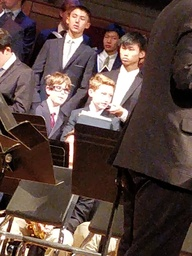
#> input picture samples/angery/angery.jpg, 192 x 256 px, shrunk from 864 x 1152 before the run
$ python kcluster.py
#> lines starting #> are read from the running program, lines starting #| are printed output that depends on the picture
#> the answer given: samples/angery/angery.jpg
#> the answer given: out.png
#> further down, img is the input picture: shape (256, 192, 3); mean B, G, R 64.5, 70.2, 90
'''
Collin Wen
4/22/19

Image Segmentation using K-means Clustering
'''

import cv2
import random
import numpy as np
import math


# k-means clustering on image given:
# 	k (# of centroids)
#	img (3d array (x,y,rgb))
# 	epoch (# number of training iterations)
#	fileName (output location of images)
#
# The k-means algorithm first defines centroids (random color pixel values),
# then determines which color values in the image are closest to each centroid.
# Once the closest centroid is found, that pixel will instead display the color
# of the centroid. Thus, the image is reduced to k colors. Then, centroids are
# readjusted to the average of all the pixels that display its color.
# This process is repeated for each epoch. Images from each epoch will be saved.
def kmeans(k, img, epoch, fileName):
	# save heigth and width of image
#> called with k = 2, epoch = 1, fileName = 'samples/angery/angery.jpg'
	height = img.shape[0]
#> height = 256
	width = img.shape[1]
#> width = 192

	# define centroids (random color values from the image)
	centroids = []

	randVals = random.sample(range(width*height), k)
#> randVals = [25247, 27562]
	print(randVals)
#| [25247, 27562]

	for i in randVals:
		pixel = img[i//width][i%width]
		dup = []
		for j in pixel:
			dup.append(j)

		centroids.append(dup)
#> this loop made 2 passes
#> pixel on passes 1 to 2: [14, 14, 30], [17, 24, 44]
#> after the loop, centroids = [[14, 14, 30], [17, 24, 44]]


	# define centroids (completely random color values)
	# for i in range(0,k):
	#	 centroids.append([random.randint(0,256), random.randint(0,256), random.randint(0,256)])

	new_img = np.zeros(shape=(height, width, 3))

	# training iteration
	for a in range(0, epoch):

		print('Epoch: ' + str(a))
		print('Centroids: ' + str(centroids))

		cluster_count = np.zeros(k)
		cluster_total = np.zeros(shape=(k,3))

		# iterates each row
		for i in range(0, height):

			# iterates each column
			for j in range(0, width):

				minDist = 2147483647.0
				centroid = -1

				# finds closest centroid
				for x in range(0, k):
					if distance(centroids[x], img[i][j]) < minDist:
						minDist = distance(centroids[x], img[i][j])
						centroid = x

				new_img[i][j] = centroids[centroid]

				# adds to cluster_total and cluster_count to find mean
				cluster_count[centroid] += 1
				for x in range(0, 3):
					cluster_total[centroid][x] += img[i][j][x]

		for i in range(0,k):
			for j in range(0,3):
				centroids[i][j] = round(cluster_total[i][j]/float(cluster_count[i]))

		cv2.imwrite('epoch' + str(a) + '.jpg', new_img)
#> this loop made 1 pass
#| Centroids: [[14, 14, 30], [17, 24, 44]]
#> pass 1, in kmeans, `cv2.imwrite('epoch' + str(a) + '.jpg', new_img)`:
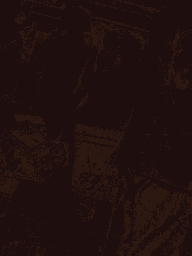
#> saved as epoch0.jpg: shape (256, 192, 3); mean B, G, R 14.5, 15.8, 32.6
#> after the loop:
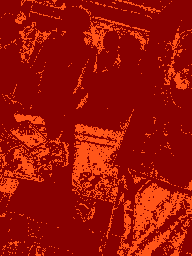
#> new_img: shape (256, 192, 3) float64; mean B, G, R 14.5, 15.8, 32.6; drawn with min black and max white
#> after the loop, centroids = [[75, 81, 102], [18, 21, 38]]

	return new_img

# Returns the 3-dimensional distance between two rgb values
# 	p0 (first rgb array)
# 	p1 (second rbg array)
#
# The distance between two 3-dimensional points can be found by simply applying the distance formula.
def distance(p0, p1):
    return math.sqrt(float((p0[0] - p1[0])**2) + (p0[1] - p1[1])**2 + (p0[2] - p1[2])**2)


# take input filename and output filename
inputFile = input('Enter input file: ')
outputFile = input('Enter output file: ')

# read image as numpy array
img = cv2.imread(inputFile)

# show image in separate window
# cv2.imshow('image',img)
# cv2.waitKey(0)

# perform kmeans algorithms on image and save new image to output file
new_img = kmeans(2,img,1, inputFile)
cv2.imwrite(outputFile, new_img)
